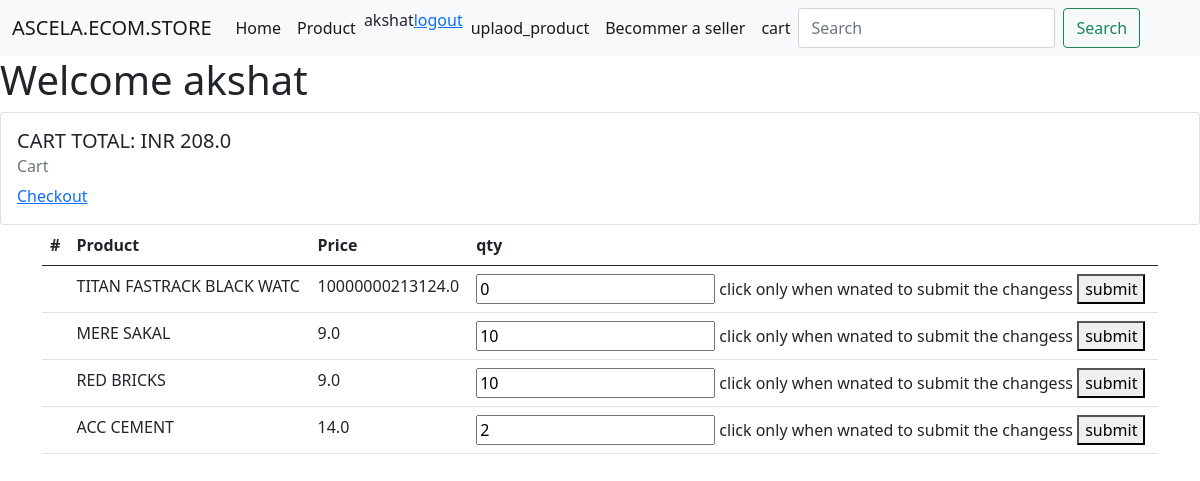
The app's page /cart/ (signed in) with its own data.
### store/models.py (models this page shows)
class cart(models.Model):
    owner = models.OneToOneField(User,on_delete=models.CASCADE,null=True)
    cart_id = models.IntegerField(null=True)
    total_price = models.FloatField(null=True)
    def __str__(self):
        return str(self.owner)

class cartItem(models.Model):
    user = models.ForeignKey(User,null=True,on_delete=models.CASCADE)
    product = models.ForeignKey(Product, on_delete=models.SET_NULL, null=True)
    price = models.FloatField(null=True)
    cart = models.ForeignKey(cart,on_delete=models.CASCADE,null=True)
    is_ordered = models.BooleanField(default=False)
    date_added = models.DateTimeField(auto_now=True)
    qty = models.IntegerField(default=1)

class Product(models.Model):
    UNIT = (
        ('Kg','Kg'),
        ('sq. meter','sq. meter'),
        ('piece','piece'),
        ('gm','gm'),
        ('ft','ft'),
        ('meter','meter'),
        ('inch','inch'),
        ('length * thickness* breadth','length * thickness* breadth'),
        ('length * breadth', 'length * breadth'),
    )
    vendor = models.ForeignKey(Vendor,null=True,blank=False,on_delete=models.SET_NULL)
    title = models.CharField(max_length=200,null=True,blank=False)
    unit_price = models.FloatField(null=True,blank=False)
    category = TreeForeignKey('Category',
                              null=True,
                              on_delete=models.CASCADE
                            )
    unit = models.CharField(max_length=150,null=True,choices=UNIT)
    dimension = models.CharField(max_length=100,null=True,blank=True)
    quantity = models.FloatField(null=True,blank=False)
    location = models.CharField(max_length=150,blank=True)
    Avaibility = models.CharField(max_length=200,null=True,blank=True)
    description = models.CharField(max_length=1000,null=True,blank=False)
    date_created = models.DateTimeField(auto_now_add=True,null=True)
    def __str__(self):
        return self.title

### store/views.py (the view, shortened to what this page needs)
# urls.py: path('cart/',views.view_cart,name='view_cart'),
@login_required(login_url='login')
def view_cart(request):
    CART,created  = cart.objects.get_or_create(owner=request.user,cart_id=request.user.id)
    print(CART)
    items= cartItem.objects.filter(cart=CART.id)
    items = cartItem.objects.filter(cart=CART)
    total_price = calc_total_price(items)
    print(total_price)
    CART.total_price = total_price
    CART.save()
    context = {'items':items,'cart':CART}
    return render(request,'store/view_cart.html',context)

### store/views.py (called while the page is built)
def calc_total_price(items):
    amt = 0
    try:
        for x in items:
            price = x.product.unit_price * x.qty
            amt += price
    except:
        amt += items.product.unit_price * items.qty
    return amt

### store/templates/store/view_cart.html (shortened to what this page needs)
{% extends 'store/base.html' %}
{% block content %}
<h1>  Welcome  {{request.user}} </h1>
        <div class="card" >
  <div class="card-body">
    <h5 class="card-title">CART TOTAL: INR {{cart.total_price}}</h5>
    <h6 class="card-subtitle mb-2 text-muted">Cart</h6>
    <a href="{% url 'checkout' %}" class="card-link">Checkout</a>
  </div>
</div>
        <div class='container'>
            <div>
        <table class="table">
                <thead>
                <tr>
                <th scope="col">#</th>
                <th scope="col">Product</th>
                <th scope="col">Price</th>
                <th scope="col">qty</th>
                </tr>
                </thead>
  <tbody>
    <tr>
            {%  for item in items %}
               <th scope="row"></th>
             <td>{{item.product}}</td>
               <td>{{item.price}}</td>
                <td>
                <form method='POST'>   {% csrf_token%}
                <input value='{{item.qty}}' name='qty' >
                <span> click only when wnated to submit the changess</span>
        <button type='submit'> submit  </button>
</form> </td>
    </tr>
     {% endfor %}
        </table>
        </div>
</div>
{% endblock %}

### store/templates/store/base.html (shortened to what this page needs)
<!doctype html>
<html lang="en">
<head>
    <link href="https://cdn.jsdelivr.net/npm/bootstrap@5.0.0-beta3/dist/css/bootstrap.min.css" rel="stylesheet"
>
</head>
<body>
    <nav class="navbar navbar-expand-lg navbar-light bg-light">
  <div class="container-fluid">
    <a class="navbar-brand" href="#">ASCELA.ECOM.STORE</a>
    <div class="collapse navbar-collapse" id="navbarSupportedContent">
      <ul class="navbar-nav me-auto mb-2 mb-lg-0">
        <li class="nav-item">
          <a class="nav-link active" aria-current="page" href="{% url 'home' %}">Home</a>
        </li>
        <li class="nav-item">
          <a class="nav-link active " href="{% url 'product' %}"> Product</a>
        </li>
          {%  if request.user.is_authenticated %}
            <li>
            <span> <p> {{request.user}}  </p> </span>
         </li>
          <li>
              <a href= "{% url 'logout' %}">logout </a>
          </li>
          {%  endif %}
            <li class="nav-item">
          <a class="nav-link active " href="{% url 'Upload_product' %}"> uplaod_product  </a>
            </li>
            <li class="nav-item">
          <a class="nav-link active " href="{% url 'register_vendor' %}"> Becommer a seller  </a>
            </li>
           <li class="nav-item">
          <a class="nav-link active " href="{% url 'view_cart' %}"> cart </a>
            </li>
      <form class="d-flex">
        <input class="form-control me-2" type="search" placeholder="Search" aria-label="Search">
        <button class="btn btn-outline-success" type="submit">Search</button>
      </form>
    </div>
  </div>
</nav>
        {% block content %}
        {% endblock %}
</body>
</html>

### records on screen
cart: total_price "208.0"
cartItem: product "TITAN FASTRACK BLACK WATC", price "10000000213124.0", qty "0"
cartItem: product "MERE SAKAL", price "9.0", qty "10"
cartItem: product "RED BRICKS", price "9.0", qty "10"
cartItem: product "ACC CEMENT", price "14.0", qty "2"

### other values on screen
{{ request.user }} "akshat"
